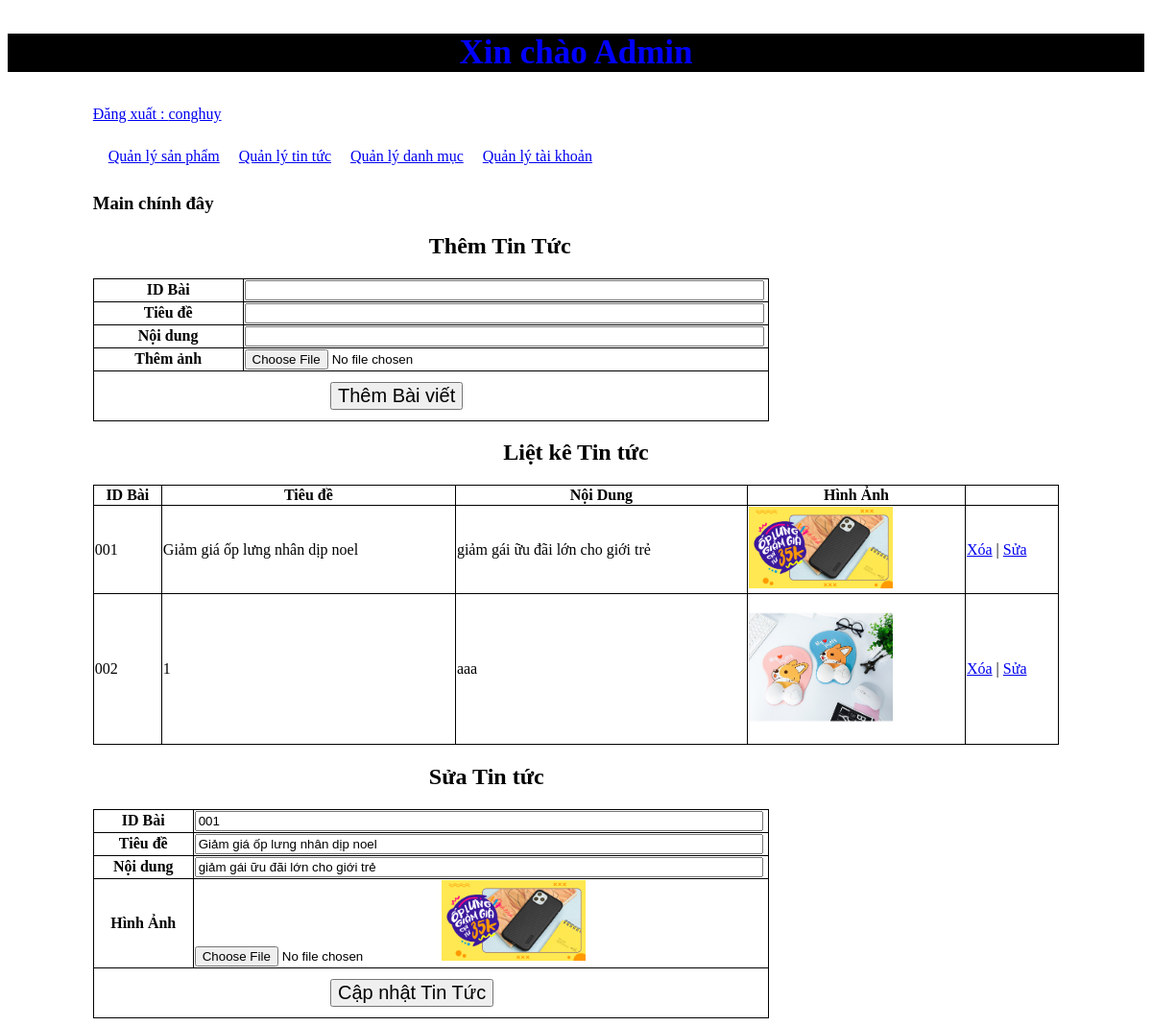
Screenshot of /admincp/index.php?action=quanlytintuc&query=suatt&idtintuc=001 (signed in) with the database file from the repository.
### tables this page shows
CREATE TABLE `quanlytintuc` (
  `id_tintuc` varchar(20) NOT NULL,
  `tieude` varchar(200) NOT NULL,
  `noidung` text NOT NULL,
  `hinhanh` varchar(50) NOT NULL
);

### admincp/modules/quanlytintuc/lietke.php (the view, shortened to what this page needs)
<?php
	$sql_lietke_tintuc = "SELECT * FROM quanlytintuc ORDER BY id_tintuc ASC";
	$query_lietke_tintuc = mysqli_query($mysqli,$sql_lietke_tintuc);
?>
<h2 style="text-align: center;">Liệt kê Tin tức</h2>
<table style="width:100%; border-collapse: collapse;">
  <tr>
    <th>ID Bài</th>
    <th>Tiêu đề</th>
    <th>Nội Dung</th>
    <th>Hình Ảnh</th>
  </tr>
  <?php
  while ($row = mysqli_fetch_array($query_lietke_tintuc)){
  ?>
  <tr>
    <td><?php echo $row['id_tintuc'] ?></td>
    <td><?php echo $row['tieude'] ?></td>
    <td><?php echo $row['noidung'] ?></td>
    <td><img src="modules/quanlytintuc/uploads/<?php echo $row['hinhanh'] ?>" width="150px"></td>
    <td><a href="modules/quanlytintuc/xuly.php?idtintuc=<?php echo $row['id_tintuc'] ?>">Xóa</a>  |  <a href="?action=quanlytintuc&query=suatt&idtintuc=<?php echo $row['id_tintuc'] ?>">Sửa</a></td>
  </tr>
  <?php
  }
  ?>
</table>

### admincp/modules/quanlytintuc/sua.php
<?php
	$sql_sua_tintuc = "SELECT * FROM quanlytintuc WHERE id_tintuc='$_GET[idtintuc]' LIMIT 1";
	$query_sua_tintuc = mysqli_query($mysqli,$sql_sua_tintuc);
?>
<h2 style="margin-left: 350px;">Sửa Tin tức</h2>
<body>
<table style="width:70%; height: 120px; border-collapse: collapse;">
	<form method="POST" action="modules/quanlytintuc/xuly.php?idtintuc=<?php echo $_GET['idtintuc']?>">
		<?php
			while($dong = mysqli_fetch_array($query_sua_tintuc)){
		?>
		  <tr>
		    <th>ID Bài</th>
		    <td><input type="text" name="idtintuc" style="width:98%" value="<?php echo $dong['id_tintuc'] ?>"></td>
		  </tr>
		  <tr>
		    <th>Tiêu đề</th>
		    <td><input type="text" name="tentieude" style="width:98%" value="<?php echo $dong['tieude'] ?>"></td>
		  </tr>
		  <tr>
		    <th>Nội dung</th>
		    <td><input type="text" name="noidung" style="width:98%" value="<?php echo $dong['noidung'] ?>"></td>
		  </tr>
		  <tr>
		    <th>Hình Ảnh</th>
		    <td>
		    	<input type="file" name="hinhanh">
		    	<img src="modules/quanlytintuc/uploads/<?php echo $dong['hinhanh'] ?>" width="150px">
		    </td>
		  </tr>
		  <tr>
		    <td colspan="2"><input type="submit" value="Cập nhật Tin Tức" name="suatintuc" style="margin-left: 35%; margin-top: 10px; margin-bottom: 10px; font-size: 20px;"></td>
		  </tr>
		<?php
		}
		?>
	</form>
</table>

### admincp/modules/quanlytintuc/lietke.php (style rules this page uses)
table, th, td { border:1px solid black; }

### rows the page displays
quanlytintuc: id_tintuc "001", tieude "Giảm giá ốp lưng nhân dịp noel", noidung "giảm gái ữu đãi lớn cho giới trẻ", hinhanh (picture), idtintuc "001", tentieude "Giảm giá ốp lưng nhân dịp noel"
quanlytintuc: id_tintuc "002", tieude "1", noidung "aaa", hinhanh (picture)

### other values shown
$_SESSION['dangnhap'] "conghuy"
